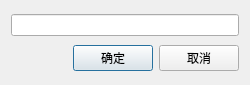
<?xml version="1.0" encoding="UTF-8"?>
<ui version="4.0">
 <class>NameDialog</class>
 <widget class="QDialog" name="NameDialog">
  <property name="geometry">
   <rect>
    <x>0</x>
    <y>0</y>
    <width>250</width>
    <height>85</height>
   </rect>
  </property>
  <property name="windowTitle">
   <string>新文件名称</string>
  </property>
  <property name="windowIcon">
   <iconset>
    <activeon>:/actions/document-new.png</activeon>
   </iconset>
  </property>
  <layout class="QVBoxLayout" name="verticalLayout">
   <item>
    <widget class="QLineEdit" name="lineEdit"/>
   </item>
   <item>
    <layout class="QHBoxLayout" name="horizontalLayout">
     <property name="sizeConstraint">
      <enum>QLayout::SetFixedSize</enum>
     </property>
     <item>
      <spacer name="horizontalSpacer">
       <property name="orientation">
        <enum>Qt::Horizontal</enum>
       </property>
       <property name="sizeHint" stdset="0">
        <size>
         <width>40</width>
         <height>20</height>
        </size>
       </property>
      </spacer>
     </item>
     <item>
      <widget class="QPushButton" name="ok">
       <property name="text">
        <string>确定</string>
       </property>
      </widget>
     </item>
     <item>
      <widget class="QPushButton" name="cancel">
       <property name="text">
        <string>取消</string>
       </property>
      </widget>
     </item>
    </layout>
   </item>
  </layout>
 </widget>
 <resources/>
 <connections/>
</ui>
